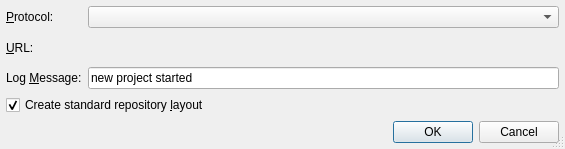
<?xml version="1.0" encoding="UTF-8"?>
<ui version="4.0">
 <class>SvnOptionsDialog</class>
 <widget class="QDialog" name="SvnOptionsDialog">
  <property name="geometry">
   <rect>
    <x>0</x>
    <y>0</y>
    <width>565</width>
    <height>149</height>
   </rect>
  </property>
  <property name="windowTitle">
   <string>Repository Infos</string>
  </property>
  <property name="whatsThis">
   <string>&lt;b&gt;Repository Infos Dialog&lt;/b&gt;
&lt;p&gt;Enter the various infos into the entry fields. These values are used to generate a new project in the repository. If the checkbox is selected, the URL must end in the project name. A directory tree with project/tags, project/branches and project/trunk will be generated in the repository. If the checkbox is not selected, the URL must contain the complete path in the repository.&lt;/p&gt;
&lt;p&gt;For remote repositories the URL must contain the hostname.&lt;/p&gt;</string>
  </property>
  <property name="sizeGripEnabled">
   <bool>true</bool>
  </property>
  <layout class="QGridLayout" name="gridLayout">
   <item row="0" column="0">
    <widget class="QLabel" name="textLabel1">
     <property name="text">
      <string>&amp;Protocol:</string>
     </property>
     <property name="buddy">
      <cstring>protocolCombo</cstring>
     </property>
    </widget>
   </item>
   <item row="0" column="1">
    <widget class="QComboBox" name="protocolCombo">
     <property name="toolTip">
      <string>Select the protocol to access the repository</string>
     </property>
    </widget>
   </item>
   <item row="1" column="0">
    <widget class="QLabel" name="vcsUrlLabel">
     <property name="text">
      <string>&amp;URL:</string>
     </property>
     <property name="buddy">
      <cstring>vcsUrlPicker</cstring>
     </property>
    </widget>
   </item>
   <item row="1" column="1">
    <widget class="E5PathPicker" name="vcsUrlPicker" native="true">
     <property name="sizePolicy">
      <sizepolicy hsizetype="Expanding" vsizetype="Preferred">
       <horstretch>0</horstretch>
       <verstretch>0</verstretch>
      </sizepolicy>
     </property>
     <property name="focusPolicy">
      <enum>Qt::StrongFocus</enum>
     </property>
     <property name="toolTip">
      <string>Enter the url path of the module in the repository (without protocol part)</string>
     </property>
     <property name="whatsThis">
      <string>&lt;b&gt;URL&lt;/b&gt;&lt;p&gt;Enter the URL to the module. For a repository with standard layout, this must not contain the trunk, tags or branches part.&lt;/p&gt;</string>
     </property>
    </widget>
   </item>
   <item row="2" column="0">
    <widget class="QLabel" name="TextLabel5">
     <property name="text">
      <string>Log &amp;Message:</string>
     </property>
     <property name="buddy">
      <cstring>vcsLogEdit</cstring>
     </property>
    </widget>
   </item>
   <item row="2" column="1">
    <widget class="QLineEdit" name="vcsLogEdit">
     <property name="toolTip">
      <string>Enter the log message for the new project.</string>
     </property>
     <property name="whatsThis">
      <string>&lt;b&gt;Log Message&lt;/b&gt;
&lt;p&gt;Enter the log message to be used for the new project.&lt;/p&gt;</string>
     </property>
     <property name="text">
      <string>new project started</string>
     </property>
    </widget>
   </item>
   <item row="3" column="0" colspan="2">
    <widget class="QCheckBox" name="layoutCheckBox">
     <property name="toolTip">
      <string>Select, if the standard repository layout (projectdir/trunk, projectdir/tags, projectdir/branches) should be generated</string>
     </property>
     <property name="text">
      <string>Create standard repository &amp;layout</string>
     </property>
     <property name="shortcut">
      <string>Alt+L</string>
     </property>
     <property name="checked">
      <bool>true</bool>
     </property>
    </widget>
   </item>
   <item row="4" column="0" colspan="2">
    <widget class="QDialogButtonBox" name="buttonBox">
     <property name="orientation">
      <enum>Qt::Horizontal</enum>
     </property>
     <property name="standardButtons">
      <set>QDialogButtonBox::Cancel|QDialogButtonBox::Ok</set>
     </property>
    </widget>
   </item>
  </layout>
 </widget>
 <layoutdefault spacing="6" margin="6"/>
 <pixmapfunction>qPixmapFromMimeSource</pixmapfunction>
 <customwidgets>
  <customwidget>
   <class>E5PathPicker</class>
   <extends>QWidget</extends>
   <header>E5Gui/E5PathPicker.h</header>
   <container>1</container>
  </customwidget>
 </customwidgets>
 <tabstops>
  <tabstop>protocolCombo</tabstop>
  <tabstop>vcsUrlPicker</tabstop>
  <tabstop>vcsLogEdit</tabstop>
  <tabstop>layoutCheckBox</tabstop>
 </tabstops>
 <resources/>
 <connections>
  <connection>
   <sender>buttonBox</sender>
   <signal>accepted()</signal>
   <receiver>SvnOptionsDialog</receiver>
   <slot>accept()</slot>
   <hints>
    <hint type="sourcelabel">
     <x>47</x>
     <y>142</y>
    </hint>
    <hint type="destinationlabel">
     <x>51</x>
     <y>164</y>
    </hint>
   </hints>
  </connection>
  <connection>
   <sender>buttonBox</sender>
   <signal>rejected()</signal>
   <receiver>SvnOptionsDialog</receiver>
   <slot>reject()</slot>
   <hints>
    <hint type="sourcelabel">
     <x>204</x>
     <y>146</y>
    </hint>
    <hint type="destinationlabel">
     <x>205</x>
     <y>165</y>
    </hint>
   </hints>
  </connection>
 </connections>
</ui>
